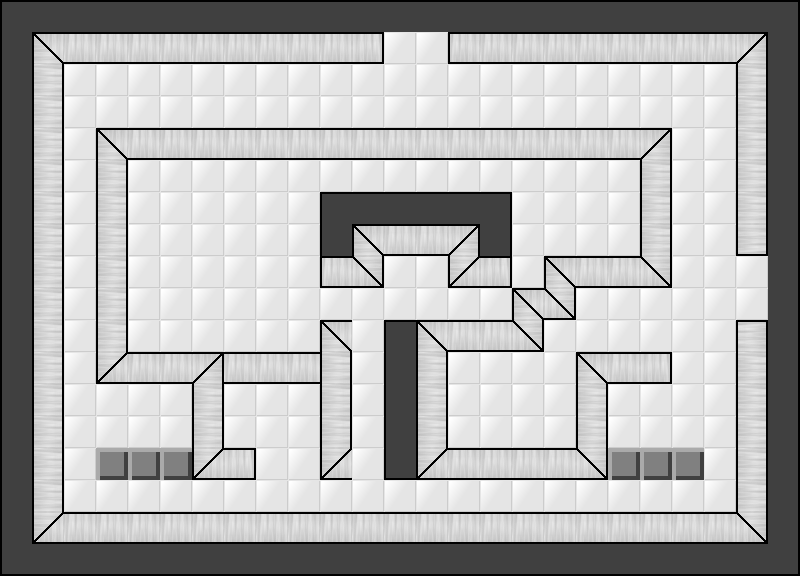

Rendered tile map (Tiled .tmx) drawn with the repository's tilesets; below, a short description and the map source with its tile grids summarised:
An orthogonal 25x18 tile map with 32x32 px tiles, 2 tile layers (Tile Layer 1, Tile Layer 2), 2 tilesets and 5 objects (5x gate).

<map version="1.0" orientation="orthogonal" width="25" height="18" tilewidth="32" tileheight="32">
 <tileset firstgid="1" name="room_tileset" tilewidth="32" tileheight="32">
  <image source="../graphics/room_tileset.png" trans="ff00ff" width="192" height="256" />
 </tileset>
 <tileset firstgid="49" name="GGJ2012" tilewidth="32" tileheight="32">
  <image source="../graphics/room_tileset.png" trans="ff00ff" width="192" height="256" />
 </tileset>
 <layer name="Tile Layer 1" width="25" height="18">
  <data>[450 cells, 450 non-empty, 1 distinct tile ids]</data>
 </layer>
 <layer name="Tile Layer 2" width="25" height="18">
  <data>[450 cells, 246 non-empty, 23 distinct tile ids]</data>
 </layer>
 <objectgroup name="Object Layer 1" width="25" height="18">
  <object name="Gate1" type="gate" x="512" y="64" width="32" height="64" />
  <object name="Gate1" type="gate" x="288" y="64" width="32" height="64" />
  <object name="Gate2" type="gate" x="672" y="160" width="64" height="32" />
  <object name="Gate2" type="gate" x="672" y="352" width="64" height="32" />
  <object name="Gate1" type="gate" x="640" y="384" width="32" height="64" />
 </objectgroup>
</map>
